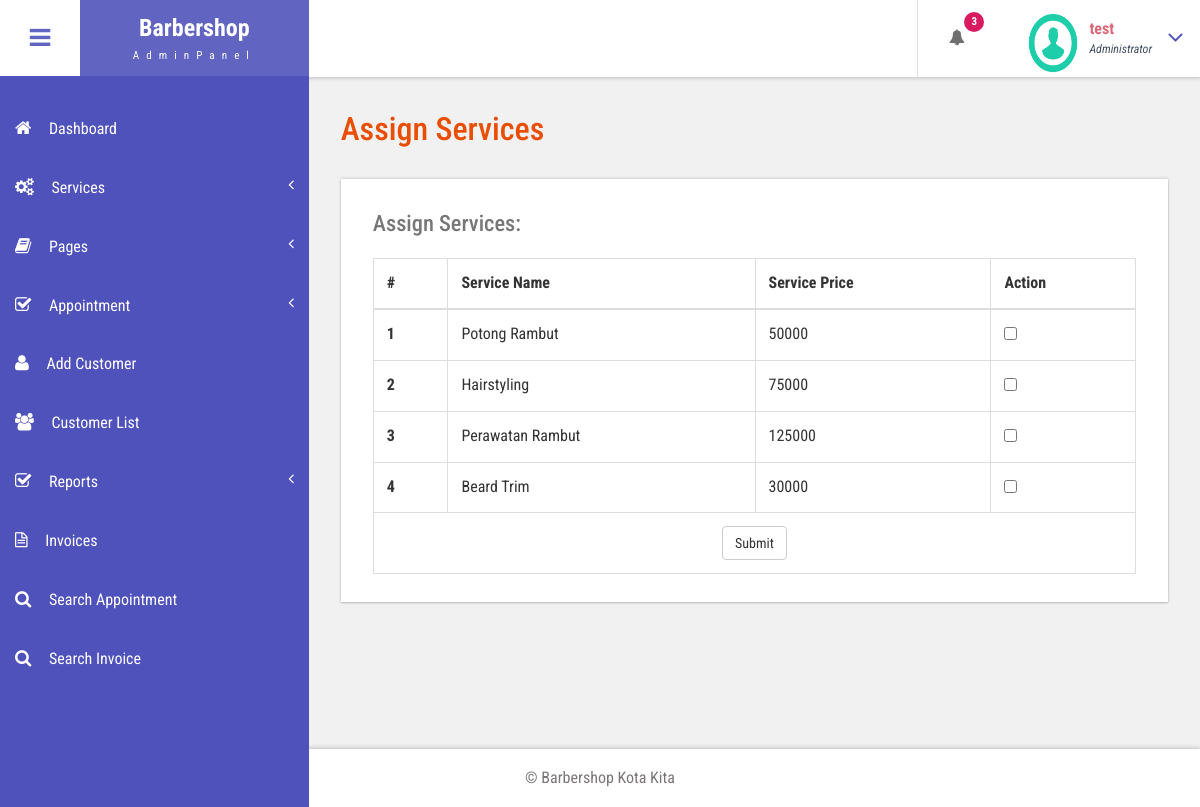
The app's page /bpms/admin/add-customer-services.php (signed in) with its own data.
### tables this page shows
CREATE TABLE `tblservices` (
  `ID` int(10) NOT NULL,
  `ServiceName` varchar(200) DEFAULT NULL,
  `Cost` int(10) DEFAULT NULL,
  `CreationDate` timestamp NULL DEFAULT current_timestamp()
);

### bpms/admin/add-customer-services.php (the view, shortened to what this page needs)
<?php
include('includes/dbconnection.php');
if (strlen($_SESSION['bpmsaid']==0)) {
  header('location:logout.php');
  } else{
  ?>
<!DOCTYPE HTML>
<html>
<head>
<link href="css/bootstrap.css" rel='stylesheet' type='text/css' />
<link href="css/style.css" rel='stylesheet' type='text/css' />
<link href="css/font-awesome.css" rel="stylesheet">
<link href="css/animate.css" rel="stylesheet" type="text/css" media="all">
<link href="css/custom.css" rel="stylesheet">
</head>
<body class="cbp-spmenu-push">
	<div class="main-content">
		 <?php include_once('includes/sidebar.php');?>
		 <?php include_once('includes/header.php');?>
		<div id="page-wrapper">
			<div class="main-page">
				<div class="tables">
					<h3 class="title1">Assign Services</h3>
					<div class="table-responsive bs-example widget-shadow">
						<h4>Assign Services:</h4>
<form method="post">
						<table class="table table-bordered"> <thead> <tr> <th>#</th> <th>Service Name</th> <th>Service Price</th> <th>Action</th> </tr> </thead> <tbody>
<?php
$ret=mysqli_query($con,"select *from  tblservices");
$cnt=1;
while ($row=mysqli_fetch_array($ret)) {
?>
 <tr>
<th scope="row"><?php echo $cnt;?></th>
<td><?php  echo $row['ServiceName'];?></td>
<td><?php  echo $row['Cost'];?></td>
<td><input type="checkbox" name="sids[]" value="<?php  echo $row['ID'];?>" ></td>
</tr>
<?php
$cnt=$cnt+1;
}?>
<tr>
<td colspan="4" align="center">
<button type="submit" name="submit" class="btn btn-default">Submit</button>
</td>
</tr>
</tbody> </table>
</form>
					</div>
				</div>
			</div>
		</div>
		 <?php include_once('includes/footer.php');?>
	</div>
</body>
</html>
<?php }  ?>

### bpms/admin/includes/header.php (shortened to what this page needs)
<div class="sticky-header header-section ">
      <div class="header-left">
        <button id="showLeftPush"><i class="fa fa-bars"></i></button>
        <div class="logo">
          <a href="index.html">
            <h1>Barbershop</h1>
            <span>AdminPanel</span>
          </a>
        </div>
      </div>
      <div class="header-right">
        <div class="profile_details_left">
          <ul class="nofitications-dropdown">
            <?php
$ret1=mysqli_query($con,"select ID,Name from  tblappointment where Status=''");
$num=mysqli_num_rows($ret1);
?>
            <li class="dropdown head-dpdn">
              <a href="#" class="dropdown-toggle" data-toggle="dropdown" aria-expanded="false"><i class="fa fa-bell"></i><span class="badge blue"><?php echo $num;?></span></a>
            </li>
          </ul>
          <div class="clearfix"> </div>
        </div>
        <div class="profile_details">
        <?php
$adid=$_SESSION['bpmsaid'];
$ret=mysqli_query($con,"select AdminName from tbladmin where ID='$adid'");
$row=mysqli_fetch_array($ret);
$name=$row['AdminName'];
?>
          <ul>
            <li class="dropdown profile_details_drop">
              <a href="#" class="dropdown-toggle" data-toggle="dropdown" aria-expanded="false">
                <div class="profile_img">
                  <span class="prfil-img"><img src="images/download (1).png" alt="" width="50" height="60"> </span>
                  <div class="user-name">
                    <p><?php echo $name; ?></p>
                    <span>Administrator</span>
                  </div>
                  <i class="fa fa-angle-down lnr"></i>
                  <div class="clearfix"></div>
                </div>
              </a>
            </li>
          </ul>
        </div>
      </div>
      <div class="clearfix"> </div>
    </div>

### bpms/admin/css/style.css (style rules this page uses)
h4, h5, h6, h1, h2, h3 { margin: 0; }
ul, ol { margin: 0; }
p { margin: 0; }
html, body { font-family: 'Roboto Condensed', sans-serif; font-size: 100%; overflow-x: hidden; background: #fff; }
body a { transition: 0.5s all ease; -webkit-transition: 0.5s all ease; -moz-transition: 0.5s all ease; -o-transition: 0.5s all ease; -ms-transition: 0.5s all ease; text-decoration:none; }
h1,h2,h3,h4,h5,h6 { margin:0; }
p { margin:0; }
ul,label { margin:0; padding:0; }
.main-content { position: relative; }
.sticky-header { position: fixed; top: 0; left:0px; width: 100%; z-index: 100; }
.header-section { background:#FFF; box-shadow: 1px 1px 4px rgba(0, 0, 0, 0.21); -webkit-box-shadow: 1px 1px 4px rgba(0, 0, 0, 0.21); -moz-box-shadow: 1px 1px 4px rgba(0, 0, 0, 0.21); -o-box-shadow: 1px 1px 4px rgba(0, 0, 0, 0.21); }
.header-section::after { clear: both; display: block; content: ''; }
.header-left { float: left; width: 45%; }
.header-right { float: right; }
button#showLeftPush { font-size: 1.5em; width: 80px; padding: 0.87em 0; text-align: center; cursor: pointer; float: left; color: #6F6F6F; -moz-transition: all 0.2s ease-out 0s; -webkit-transition: all 0.2s ease-out 0s; transition: all 0.2s ease-out 0s; border: none; background-color: #fff; outline:none; }
.cbp-spmenu-push { overflow-x: hidden; position: relative; }
.cbp-spmenu, .cbp-spmenu-push { -webkit-transition: all 0.3s ease; -moz-transition: all 0.3s ease; transition: all 0.3s ease; }
.cbp-spmenu-push div#page-wrapper { margin: 0 0 0 19.3em; transition:.5s all; -webkit-transition:.5s all; -moz-transition:.5s all; }
.fa { display: inline-block; font-family: FontAwesome; font-style: normal; font-weight: normal; line-height: 1; -webkit-font-smoothing: antialiased; -moz-osx-font-smoothing: grayscale; }
.logo { background: #6164C1; text-align: center; float: left; }
.logo a { padding: 0.9em 3.3em .7em; display: block; text-decoration: none; }
.logo a h1 { color: #fff; font-size: 1.5em; line-height: 1.2em; font-weight: 700; }
.logo a span { color: #F8F8F8; font-size: .7em; text-align: center; letter-spacing: 7px; }
.profile_details_left { float: left; }
li.dropdown.head-dpdn { display: inline-block; padding: 1.7em 0; border-left: 1px solid #E0E0E0; float: left; }
li.dropdown.head-dpdn a.dropdown-toggle { padding: 1.7em 2em; }
i.fa.fa-bell { color:#6F6F6F; }
.header-right span.badge { font-size: 11px; font-weight: bold; color: #FFF; background: #8BC34A; line-height: 15px; width: 20px; height: 20px; border-radius: 2em; -webkit-border-radius: 2em; -moz-border-radius: 2em; -o-border-radius: 2em; text-align: center; display: inline-block; position: absolute; top: 16%; padding: 2px 0 0; }
.header-right span.blue { background-color:#D81B60; }
.profile_details { float: right; }
.profile_details_drop a.dropdown-toggle { display:block; padding: 0.8em 3em 0 2em; }
.profile_img span.prfil-img { float:left; }
.user-name { float:left; margin-top:8px; margin-left:11px; height:35px; }
.profile_details ul li { list-style-type:none; position:relative; }
.profile_details li a i.fa.lnr { position: absolute; top: 34%; right: 8%; color: #4F52BA; font-size: 1.6em; }
.user-name p { font-size:1em; color:#DD6777; line-height:1em; font-weight:700; }
.user-name span { font-size: .75em; font-style: italic; color: #424f63; font-weight: normal; margin-top: .3em; }
.widget-shadow { background-color: #fff; box-shadow: 0 -1px 3px rgba(0,0,0,.12),0 1px 2px rgba(0,0,0,.24); -webkit-box-shadow: 0 -1px 3px rgba(0,0,0,.12),0 1px 2px rgba(0,0,0,.24); -moz-box-shadow: 0 -1px 3px rgba(0,0,0,.12),0 1px 2px rgba(0,0,0,.24); }
h3.title1 { font-size: 2em; color: #e94e02; margin-bottom: 0.8em; }
.table > thead > tr > th, .table > tbody > tr > th, .table > tfoot > tr > th, .table > thead > tr > td, .table > tbody > tr > td, .table > tfoot > tr > td { border-top: none; }
.tables h4 { font-size: 1.4em; margin-bottom: 1em; color: #777777; }
.tables .panel-body ,.tables .bs-example { padding: 2em 2em 0.5em; }
.tables .table > thead > tr > th, .tables .table > tbody > tr > th, .tables .table > tfoot > tr > th, .tables .table > thead > tr > td, .tables .table > tbody > tr > td, .tables .table > tfoot > tr > td { padding: 13px; border-top: 1px solid #E0E0E0; }
.bs-example { margin-top: 2em; }

### bpms/admin/css/custom.css (style rules this page uses)
#page-wrapper { padding:7em 2em 2.5em; background-color: #F1F1F1; }

### records on screen
tblservices: ServiceName "Potong Rambut", Cost "50000"
tblservices: ServiceName "Hairstyling", Cost "75000"
tblservices: ServiceName "Perawatan Rambut", Cost "125000"
tblservices: ServiceName "Beard Trim", Cost "30000"

### other values on screen
$num "3"
$name "test"
